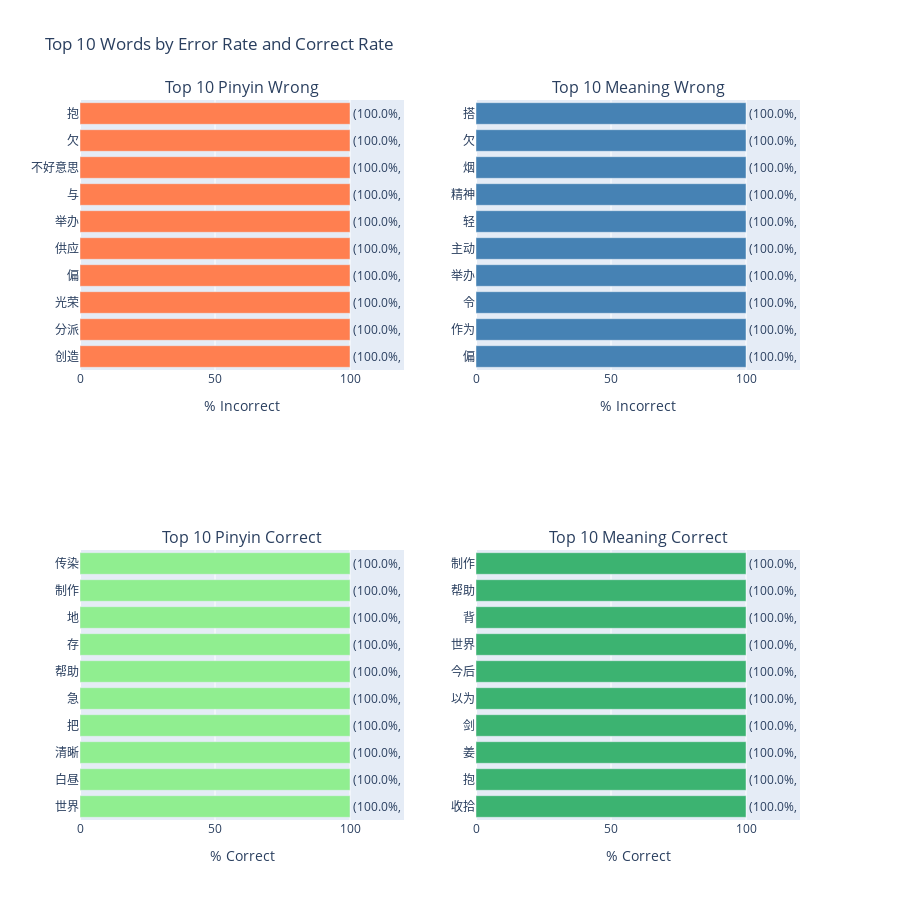

Notebook cell for this chart:
### Code cell
# 3) Top 10 words with pinyin wrong / meaning wrong AND top 10 correct
from plotly.subplots import make_subplots

# Top 10 Pinyin Wrong by percentage, then by count
top_pinyin = df.groupby('Word').agg({
    'Num Pinyin Wrong': 'sum',
    'Quiz Attempts': 'sum'
}).reset_index()
top_pinyin = top_pinyin[top_pinyin['Quiz Attempts'] > 1]  # More than 1 attempt
top_pinyin['Pinyin Wrong %'] = (top_pinyin['Num Pinyin Wrong'] / top_pinyin['Quiz Attempts'] * 100).round(1)
top_pinyin = top_pinyin[top_pinyin['Num Pinyin Wrong'] >= 1].sort_values(
    by=['Pinyin Wrong %', 'Num Pinyin Wrong'], ascending=[False, False]
).head(10)
top_pinyin['Label'] = '(' + top_pinyin['Pinyin Wrong %'].astype(str) + '%, ' + top_pinyin['Quiz Attempts'].astype(str) + ')'

# Top 10 Meaning Wrong by percentage, then by count
top_meaning = df.groupby('Word').agg({
    'Num Meaning Wrong': 'sum',
    'Quiz Attempts': 'sum'
}).reset_index()
top_meaning = top_meaning[top_meaning['Quiz Attempts'] > 1]  # More than 1 attempt
top_meaning['Meaning Wrong %'] = (top_meaning['Num Meaning Wrong'] / top_meaning['Quiz Attempts'] * 100).round(1)
top_meaning = top_meaning[top_meaning['Num Meaning Wrong'] >= 1].sort_values(
    by=['Meaning Wrong %', 'Num Meaning Wrong'], ascending=[False, False]
).head(10)
top_meaning['Label'] = '(' + top_meaning['Meaning Wrong %'].astype(str) + '%, ' + top_meaning['Quiz Attempts'].astype(str) + ')'

# Top 10 Pinyin Correct by percentage, then by count
top_pinyin_correct = df.groupby('Word').agg({
    'Num Pinyin Correct': 'sum',
    'Quiz Attempts': 'sum'
}).reset_index()
top_pinyin_correct = top_pinyin_correct[top_pinyin_correct['Quiz Attempts'] > 1]  # More than 1 attempt
top_pinyin_correct['Pinyin Correct %'] = (top_pinyin_correct['Num Pinyin Correct'] / top_pinyin_correct['Quiz Attempts'] * 100).round(1)
top_pinyin_correct = top_pinyin_correct[top_pinyin_correct['Num Pinyin Correct'] >= 1].sort_values(
    by=['Pinyin Correct %', 'Num Pinyin Correct'], ascending=[False, False]
).head(10)
top_pinyin_correct['Label'] = '(' + top_pinyin_correct['Pinyin Correct %'].astype(str) + '%, ' + top_pinyin_correct['Quiz Attempts'].astype(str) + ')'

# Top 10 Meaning Correct by percentage, then by count
top_meaning_correct = df.groupby('Word').agg({
    'Num Meaning Correct': 'sum',
    'Quiz Attempts': 'sum'
}).reset_index()
top_meaning_correct = top_meaning_correct[top_meaning_correct['Quiz Attempts'] > 1]  # More than 1 attempt
top_meaning_correct['Meaning Correct %'] = (top_meaning_correct['Num Meaning Correct'] / top_meaning_correct['Quiz Attempts'] * 100).round(1)
top_meaning_correct = top_meaning_correct[top_meaning_correct['Num Meaning Correct'] >= 1].sort_values(
    by=['Meaning Correct %', 'Num Meaning Correct'], ascending=[False, False]
).head(10)
top_meaning_correct['Label'] = '(' + top_meaning_correct['Meaning Correct %'].astype(str) + '%, ' + top_meaning_correct['Quiz Attempts'].astype(str) + ')'

fig3 = make_subplots(rows=2, cols=2, subplot_titles=(
    'Top 10 Pinyin Wrong', 'Top 10 Meaning Wrong',
    'Top 10 Pinyin Correct', 'Top 10 Meaning Correct'
))

# Top row - Wrong
fig3.add_trace(go.Bar(
    y=top_pinyin['Word'],
    x=top_pinyin['Pinyin Wrong %'],
    orientation='h',
    marker_color='coral',
    text=top_pinyin['Label'],
    textposition='outside'
), row=1, col=1)

fig3.add_trace(go.Bar(
    y=top_meaning['Word'],
    x=top_meaning['Meaning Wrong %'],
    orientation='h',
    marker_color='steelblue',
    text=top_meaning['Label'],
    textposition='outside'
), row=1, col=2)

# Bottom row - Correct
fig3.add_trace(go.Bar(
    y=top_pinyin_correct['Word'],
    x=top_pinyin_correct['Pinyin Correct %'],
    orientation='h',
    marker_color='lightgreen',
    text=top_pinyin_correct['Label'],
    textposition='outside'
), row=2, col=1)

fig3.add_trace(go.Bar(
    y=top_meaning_correct['Word'],
    x=top_meaning_correct['Meaning Correct %'],
    orientation='h',
    marker_color='mediumseagreen',
    text=top_meaning_correct['Label'],
    textposition='outside'
), row=2, col=2)

fig3.update_layout(
    title='Top 10 Words by Error Rate and Correct Rate',
    showlegend=False,
    height=900,
    margin=dict(r=100)  # Add right margin for text
)
fig3.update_xaxes(title_text='% Incorrect', row=1, col=1, range=[0, 120])
fig3.update_xaxes(title_text='% Incorrect', row=1, col=2, range=[0, 120])
fig3.update_xaxes(title_text='% Correct', row=2, col=1, range=[0, 120])
fig3.update_xaxes(title_text='% Correct', row=2, col=2, range=[0, 120])
fig3.update_yaxes(autorange='reversed')  # Highest at top
fig3.show()

### Figure 1 — Plotly figure (JSON) as saved in the notebook; plotly's stock layout.template omitted (floating-point values rounded to 4 significant figures)
{"data": [{"marker": {"color": "coral"}, "orientation": "h", "text": ["(100.0%, 3)", "(100.0%, 3)", "(100.0%, 2)", "(100.0%, 2)", "(100.0%, 2)", "(100.0%, 2)", "(100.0%, 2)", "(100.0%, 2)", "(100.0%, 2)", "(100.0%, 2)"], "textposition": "outside", "type": "bar", "x": [100, 100, 100, 100, 100, 100, 100, 100, 100, 100], "xaxis": "x", "y": ["抱", "欠", "不好意思", "与", "举办", "供应", "偏", "光荣", "分派", "创造"], "yaxis": "y"}, {"marker": {"color": "steelblue"}, "orientation": "h", "text": ["(100.0%, 3)", "(100.0%, 3)", "(100.0%, 3)", "(100.0%, 3)", "(100.0%, 3)", "(100.0%, 2)", "(100.0%, 2)", "(100.0%, 2)", "(100.0%, 2)", "(100.0%, 2)"], "textposition": "outside", "type": "bar", "x": [100, 100, 100, 100, 100, 100, 100, 100, 100, 100], "xaxis": "x2", "y": ["搭", "欠", "烟", "精神", "轻", "主动", "举办", "令", "作为", "偏"], "yaxis": "y2"}, {"marker": {"color": "lightgreen"}, "orientation": "h", "text": ["(100.0%, 5)", "(100.0%, 4)", "(100.0%, 4)", "(100.0%, 4)", "(100.0%, 4)", "(100.0%, 4)", "(100.0%, 4)", "(100.0%, 4)", "(100.0%, 4)", "(100.0%, 3)"], "textposition": "outside", "type": "bar", "x": [100, 100, 100, 100, 100, 100, 100, 100, 100, 100], "xaxis": "x3", "y": ["传染", "制作", "地", "存", "帮助", "急", "把", "清晰", "白昼", "世界"], "yaxis": "y3"}, {"marker": {"color": "mediumseagreen"}, "orientation": "h", "text": ["(100.0%, 4)", "(100.0%, 4)", "(100.0%, 4)", "(100.0%, 3)", "(100.0%, 3)", "(100.0%, 3)", "(100.0%, 3)", "(100.0%, 3)", "(100.0%, 3)", "(100.0%, 3)"], "textposition": "outside", "type": "bar", "x": [100, 100, 100, 100, 100, 100, 100, 100, 100, 100], "xaxis": "x4", "y": ["制作", "帮助", "背", "世界", "今后", "以为", "剑", "姜", "抱", "收拾"], "yaxis": "y4"}], "layout": {"annotations": [{"font": {"size": 16}, "showarrow": false, "text": "Top 10 Pinyin Wrong", "x": 0.225, "xanchor": "center", "xref": "paper", "y": 1, "yanchor": "bottom", "yref": "paper"}, {"font": {"size": 16}, "showarrow": false, "text": "Top 10 Meaning Wrong", "x": 0.775, "xanchor": "center", "xref": "paper", "y": 1, "yanchor": "bottom", "yref": "paper"}, {"font": {"size": 16}, "showarrow": false, "text": "Top 10 Pinyin Correct", "x": 0.225, "xanchor": "center", "xref": "paper", "y": 0.375, "yanchor": "bottom", "yref": "paper"}, {"font": {"size": 16}, "showarrow": false, "text": "Top 10 Meaning Correct", "x": 0.775, "xanchor": "center", "xref": "paper", "y": 0.375, "yanchor": "bottom", "yref": "paper"}], "height": 900, "margin": {"r": 100}, "showlegend": false, "title": {"text": "Top 10 Words by Error Rate and Correct Rate"}, "xaxis": {"anchor": "y", "domain": [0, 0.45], "range": [0, 120], "title": {"text": "% Incorrect"}}, "xaxis2": {"anchor": "y2", "domain": [0.55, 1], "range": [0, 120], "title": {"text": "% Incorrect"}}, "xaxis3": {"anchor": "y3", "domain": [0, 0.45], "range": [0, 120], "title": {"text": "% Correct"}}, "xaxis4": {"anchor": "y4", "domain": [0.55, 1], "range": [0, 120], "title": {"text": "% Correct"}}, "yaxis": {"anchor": "x", "autorange": "reversed", "domain": [0.625, 1]}, "yaxis2": {"anchor": "x2", "autorange": "reversed", "domain": [0.625, 1]}, "yaxis3": {"anchor": "x3", "autorange": "reversed", "domain": [0, 0.375]}, "yaxis4": {"anchor": "x4", "autorange": "reversed", "domain": [0, 0.375]}}}
